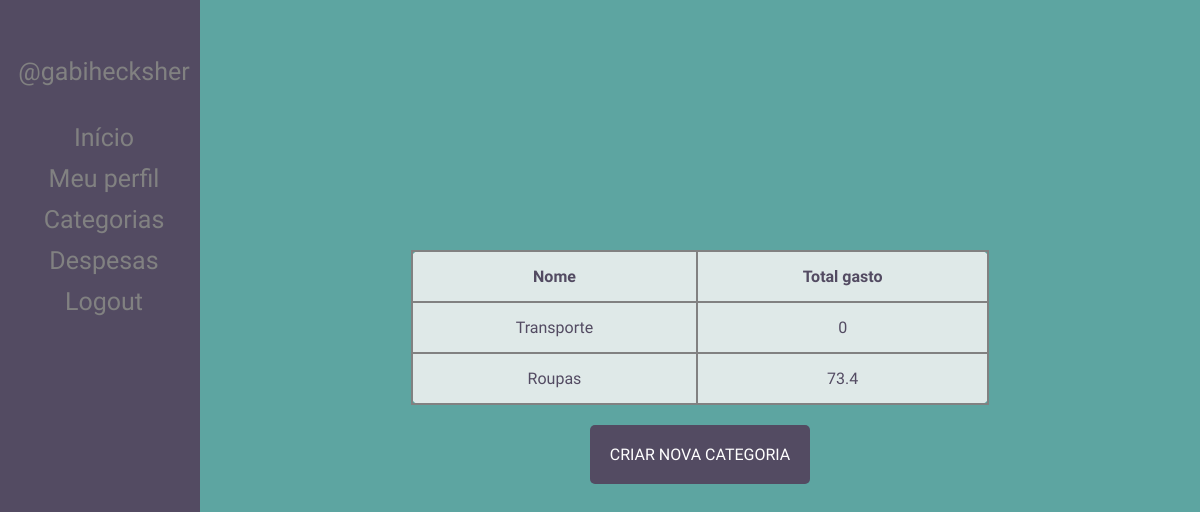
The page /categories (signed in) on the database as committed earlier.
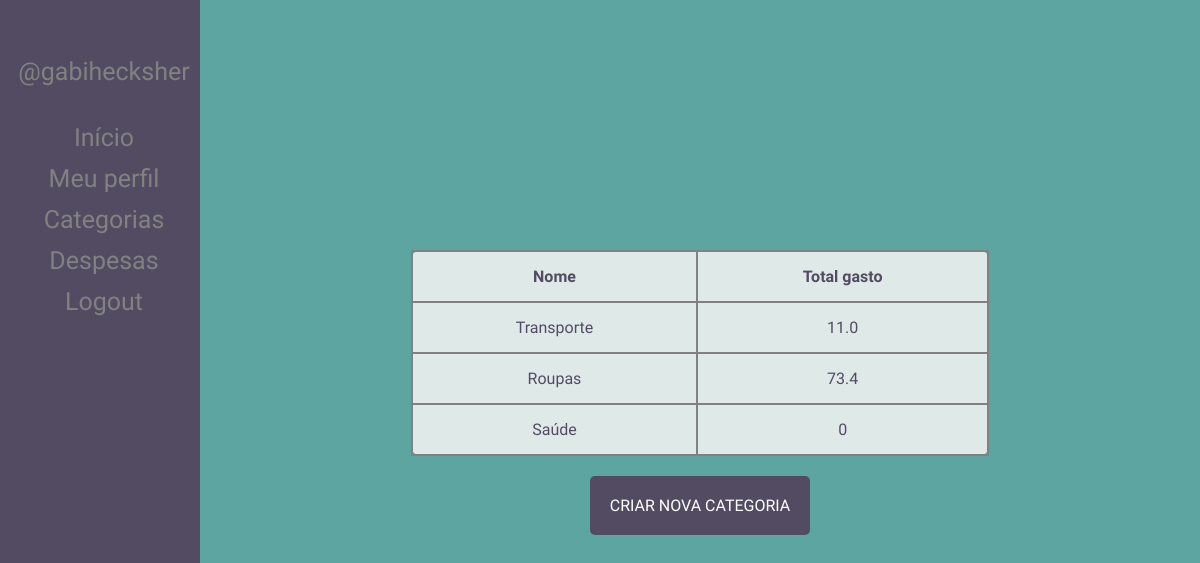
The same page on the database as committed later.
### poupapig/models.py (models this page shows)
class Category(models.Model):
	user = models.ForeignKey('auth.User', default="", on_delete=models.CASCADE)
	name = models.CharField(max_length=200)
	def __str__(self):
		return self.name

### poupapig/views.py (the view)
# urls.py: path('categories', views.show_categories, name='show_categories'),
def show_categories(request):
    categories = Category.objects.filter(user = request.user)
    expenses = Expense.objects.all()
    total_per_category = []
    print("----------------------------")
    for category in categories:
        total = 0
        for expense in expenses:
            if expense.category == category:
                total += expense.amount
        tup = (category, total)
        print(tup)
        total_per_category.append(tup)
    print(total_per_category)
    return render(request, 'categories.html', {'total_per_category': total_per_category})

### poupapig/templates/categories.html
{% extends 'registration/base_profile.html' %}
{% load staticfiles %}
{% block content %}
    <table>
        <tr>
            <th>Nome</th>
            <th>Total gasto</th>
        </tr>
                {% for ct in total_per_category %}
                    <tr>
                        <td>{{ct.0}}</td>
                        <td>{{ct.1}}</td>
                    </tr>
                {% endfor %}
    </table>
    <a href="{% url 'new_category' %}" class="button">Criar nova categoria</a>
{% endblock %}

Rows that differ between the two databases and show on the page:
computed for Category "Transporte": ct "0" → "11.0"
added Category: name "Saúde", ct "0"
